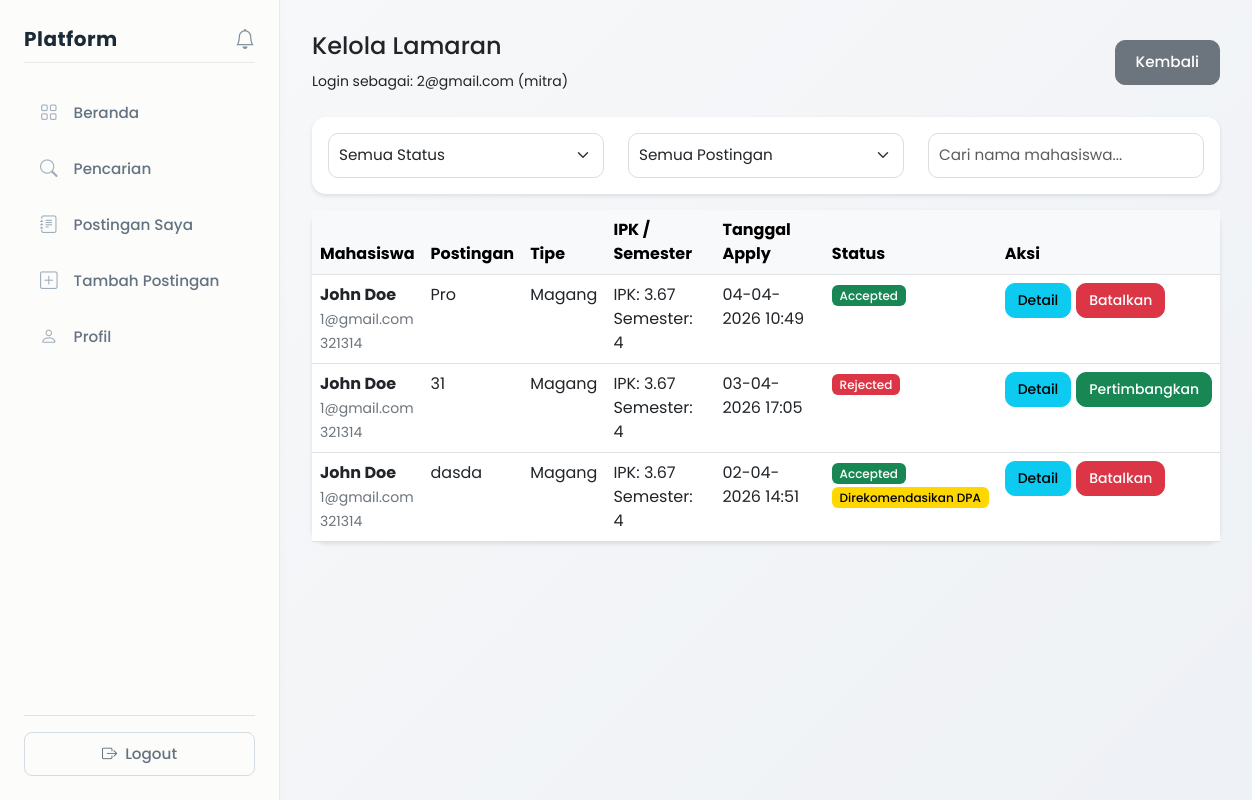
The page /views/mitra/applications.php (signed in) on the database as committed earlier.
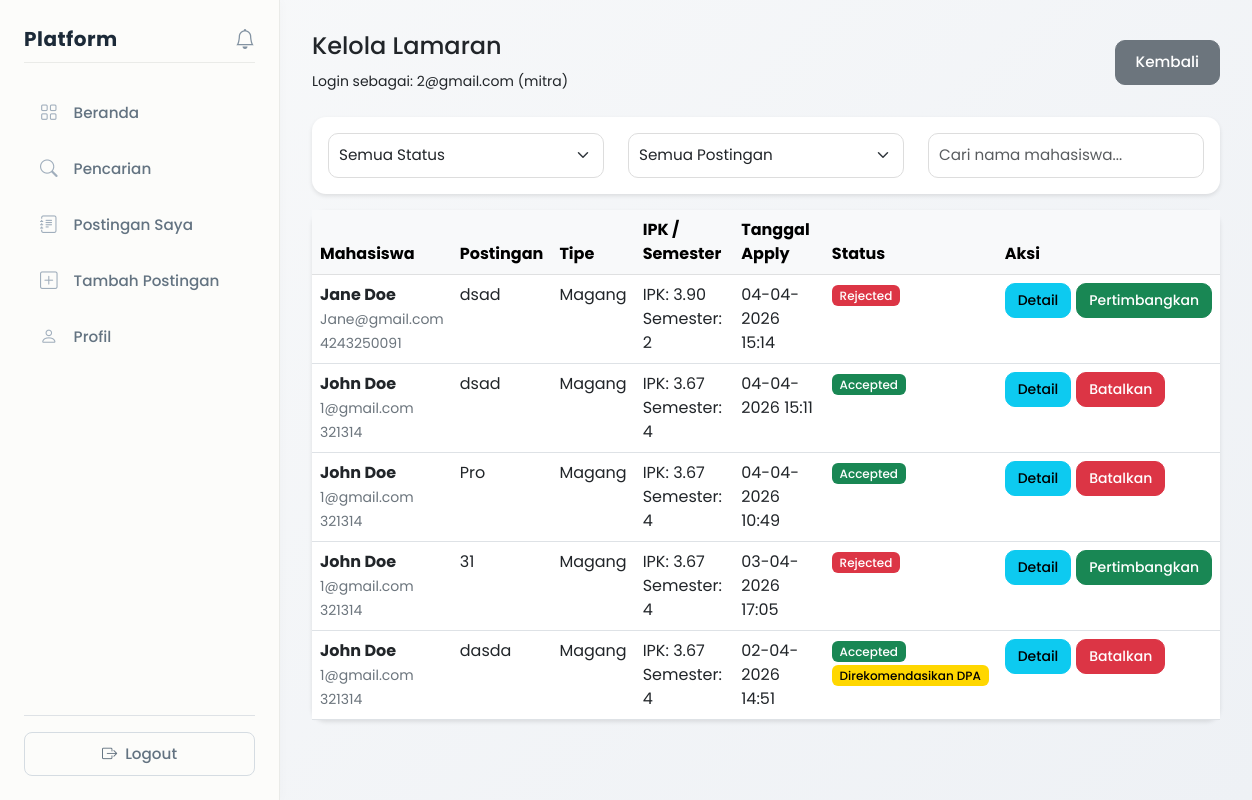
The same page on the database as committed later.
### tables this page shows
CREATE TABLE `lamaran` (
  `id` int NOT NULL,
  `mahasiswa_id` int NOT NULL,
  `peluang_id` int NOT NULL,
  `is_recommended` tinyint(1) DEFAULT '0',
  `tanggal_apply` timestamp NULL DEFAULT CURRENT_TIMESTAMP,
  `status` enum('pending','accepted','rejected') DEFAULT 'pending',
  `result_published` tinyint(1) DEFAULT '0' COMMENT 'Status: 0=not published, 1=published to mahasiswa'
);

CREATE TABLE `mahasiswa` (
  `id` int NOT NULL,
  `user_id` int NOT NULL,
  `nim` varchar(20) DEFAULT NULL,
  `nama` varchar(100) DEFAULT NULL,
  `fakultas` varchar(100) DEFAULT NULL,
  `prodi` varchar(100) DEFAULT NULL,
  `angkatan` year DEFAULT NULL,
  `semester` int DEFAULT NULL,
  `ipk` decimal(3,2) DEFAULT NULL,
  `dpa_id` int DEFAULT NULL
);

CREATE TABLE `users` (
  `id` int NOT NULL,
  `email` varchar(100) NOT NULL,
  `password` varchar(255) NOT NULL,
  `role` enum('mahasiswa','mitra','admin','dpa') NOT NULL,
  `created_at` timestamp NULL DEFAULT CURRENT_TIMESTAMP,
  `status` enum('active','pending','inactive') DEFAULT 'active'
);

CREATE TABLE `peluang` (
  `id` int NOT NULL,
  `mitra_id` int NOT NULL,
  `judul` varchar(150) NOT NULL,
  `deskripsi` text NOT NULL,
  `tipe` enum('magang','kursus') NOT NULL,
  `lokasi` varchar(100) DEFAULT NULL,
  `kuota` int DEFAULT '0',
  `min_ipk` decimal(3,2) DEFAULT '0.00',
  `min_semester` int DEFAULT '1',
  `fakultas` varchar(100) DEFAULT NULL,
  `deadline` datetime NOT NULL,
  `status` enum('pending','approved','rejected') DEFAULT 'approved',
  `created_at` timestamp NULL DEFAULT CURRENT_TIMESTAMP,
  `closed_at` timestamp NULL DEFAULT NULL
);

### views/mitra/applications.php (the view, shortened to what the changed rows need)
<?php
include __DIR__ . '/../../config/database.php';
$user_id = $_SESSION['user_id'];
$query = "SELECT l.id, l.tanggal_apply, l.status, l.is_recommended, COALESCE(l.result_published, 0) as result_published,
                 p.id as peluang_id, p.judul, p.tipe,
                 m.nim, m.nama as mahasiswa_nama, m.fakultas, m.prodi, m.ipk, m.semester,
                 u.email
          FROM lamaran l
          JOIN peluang p ON l.peluang_id = p.id
          JOIN mahasiswa m ON l.mahasiswa_id = m.id
          JOIN users u ON m.user_id = u.id
          WHERE p.mitra_id = ?
          ORDER BY l.tanggal_apply DESC";
$stmt = mysqli_prepare($conn, $query);
mysqli_stmt_bind_param($stmt, 'i', $user_id);
mysqli_stmt_execute($stmt);
$applications = mysqli_stmt_get_result($stmt);
?>
<!DOCTYPE html>
<html>
<head>
    <link href="https://cdn.jsdelivr.net/npm/bootstrap@5.3.0/dist/css/bootstrap.min.css" rel="stylesheet">
    <link rel="stylesheet" href="https://cdn.jsdelivr.net/npm/bootstrap-icons@1.11.0/font/bootstrap-icons.css">
    <link rel="stylesheet" href="../../assets/css/global.css">
    <link rel="stylesheet" href="../../assets/css/layout.css">
</head>
<body>
<div class="d-flex">
    <div class="content">
        <div class="card">
            <div class="table-responsive">
                <table class="table table-hover mb-0">
                    <thead class="table-light">
                        <tr>
                            <th>Mahasiswa</th>
                            <th>Postingan</th>
                            <th>Tipe</th>
                            <th>IPK / Semester</th>
                            <th>Tanggal Apply</th>
                            <th>Status</th>
                            <th>Aksi</th>
                        </tr>
                    </thead>
                    <tbody>
                        <?php if (mysqli_num_rows($applications) > 0):
                            mysqli_data_seek($applications, 0);
                            while ($app = mysqli_fetch_assoc($applications)): ?>
                                <tr class="application-row" data-status="<?php echo $app['status']; ?>"
                                    data-post="<?php echo $app['peluang_id']; ?>"
                                    data-name="<?php echo strtolower($app['mahasiswa_nama']); ?>">
                                    <td>
                                        <strong><?php echo htmlspecialchars($app['mahasiswa_nama']); ?></strong><br>
                                        <small class="text-muted"><?php echo htmlspecialchars($app['email']); ?></small><br>
                                        <small class="text-muted"><?php echo htmlspecialchars($app['nim']); ?></small>
                                    </td>
                                    <td><?php echo htmlspecialchars($app['judul']); ?></td>
                                    <td><?php echo ucfirst($app['tipe']); ?></td>
                                    <td>
                                        IPK: <?php echo $app['ipk']; ?><br>
                                        Semester: <?php echo $app['semester']; ?>
                                    </td>
                                    <td><?php echo date('d-m-Y H:i', strtotime($app['tanggal_apply'])); ?></td>
                                    <td>
                                        <span class="badge
                                            <?php echo ($app['status'] == 'accepted') ? 'bg-success' :
                                                   (($app['status'] == 'rejected') ? 'bg-danger' : 'bg-warning'); ?>">
                                            <?php
                                            $display_status = ucfirst($app['status']);
                                            echo $display_status;
                                            ?>
                                        </span>
                                        <?php if ($app['is_recommended']): ?>
                                            <br><span class="badge badge-recommended">Direkomendasikan DPA</span>
                                        <?php endif; ?>
                                    </td>
                                    <td>
                                        <div class="action-buttons">
                                            <a href="view_applicant.php?id=<?php echo $app['id']; ?>" class="btn btn-sm btn-info">Detail</a>
                                            <?php if ($app['status'] == 'pending'): ?>
                                                <button type="button" class="btn btn-sm btn-success"
                                                    onclick="acceptApplication(<?php echo $app['id']; ?>)">Terima</button>
                                                <button type="button" class="btn btn-sm btn-danger"
                                                    onclick="rejectApplication(<?php echo $app['id']; ?>)">Tolak</button>
                                            <?php elseif ($app['status'] == 'accepted'): ?>
                                                <button type="button" class="btn btn-sm btn-danger"
                                                    onclick="rejectApplication(<?php echo $app['id']; ?>)">Batalkan</button>
                                            <?php elseif ($app['status'] == 'rejected'): ?>
                                                <button type="button" class="btn btn-sm btn-success"
                                                    onclick="acceptApplication(<?php echo $app['id']; ?>)">Pertimbangkan</button>
                                            <?php endif; ?>
                                        </div>
                                    </td>
                                </tr>
                            <?php endwhile;
                        endif; ?>
                    </tbody>
                </table>
            </div>
        </div>
    </div>
</div>
</body>
</html>

Rows that differ between the two databases and show on the page:
added lamaran: mahasiswa.nama "Jane Doe", users.email "Jane@gmail.com", mahasiswa.nim "4243250091", peluang.judul "dsad", peluang.tipe "Magang", mahasiswa.ipk "3.90", mahasiswa.semester "2", tanggal_apply "04-04-2026 15:14", status "Rejected"
added lamaran: mahasiswa.nama "John Doe", users.email "1@gmail.com", mahasiswa.nim "321314", peluang.judul "dsad", peluang.tipe "Magang", mahasiswa.ipk "3.67", mahasiswa.semester "4", tanggal_apply "04-04-2026 15:11", status "Accepted"
